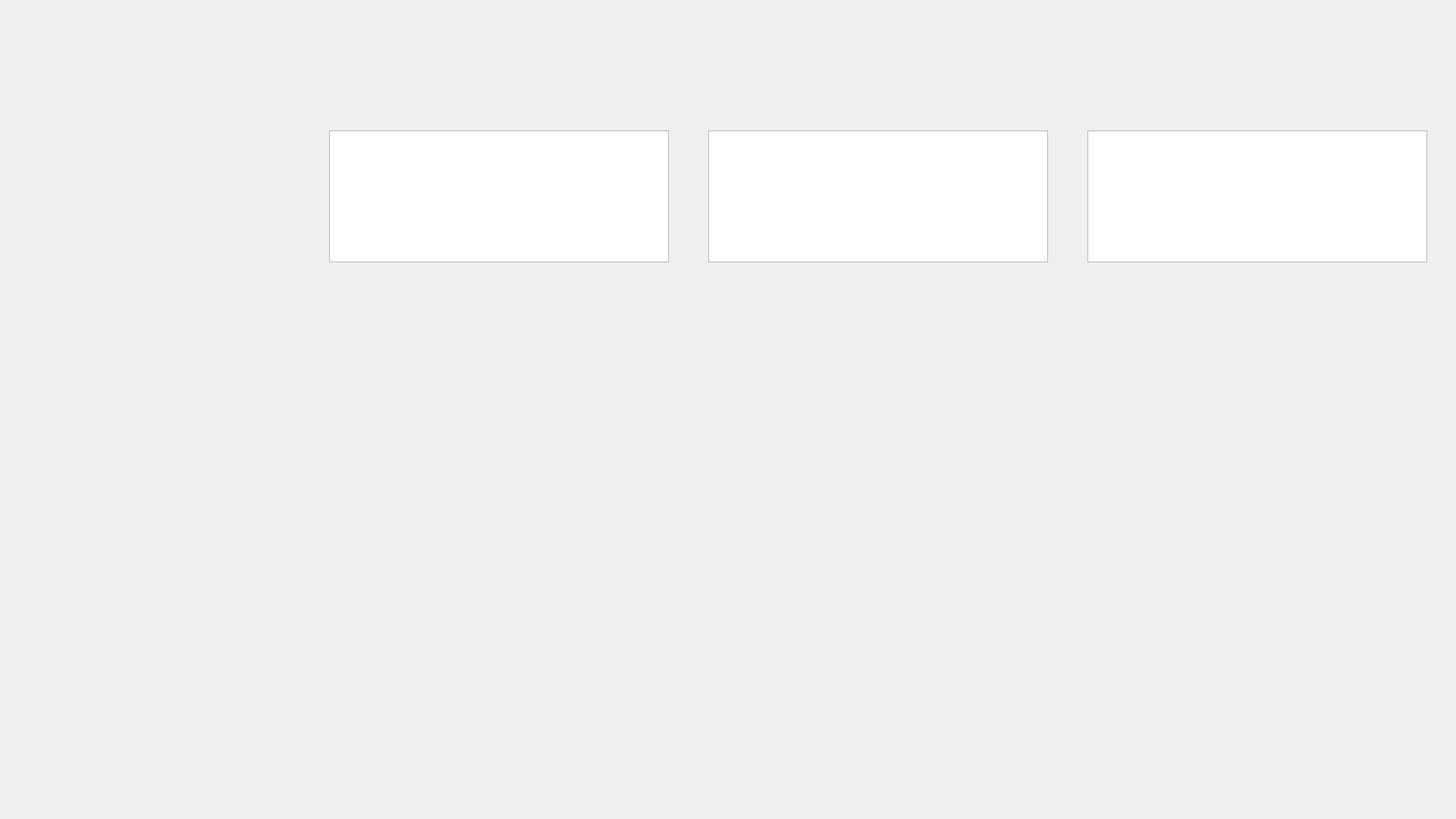
<?xml version='1.0' encoding='UTF-8'?>
<ui version="4.0">
 <class>MaxiSynoptic</class>
 <widget class="QWidget" name="MaxiSynoptic">
  <property name="geometry">
   <rect>
    <x>0</x>
    <y>0</y>
    <width>1920</width>
    <height>1080</height>
   </rect>
  </property>
  <property name="windowTitle">
   <string>MAXI synoptic</string>
  </property>
  <widget class="PyDMDrawingImage" name="background">
   <property name="geometry">
    <rect>
     <x>0</x>
     <y>0</y>
     <width>1920</width>
     <height>1080</height>
    </rect>
   </property>
   <property name="filename" stdset="0">
    <string>assets/background.svg</string>
   </property>
  </widget>
  <widget class="PyDMDrawingCircle" name="chamber">
   <property name="geometry">
    <rect>
     <x>495</x>
     <y>389</y>
     <width>326</width>
     <height>326</height>
    </rect>
   </property>
   <property name="channel" stdset="0">
    <string>${maxi_vac_pressure}</string>
   </property>
   <property name="brush" stdset="0">
    <brush brushstyle="SolidPattern">
     <color alpha="255">
      <red>107</red>
      <green>116</green>
      <blue>128</blue>
     </color>
    </brush>
   </property>
   <property name="penStyle" stdset="0">
    <enum>Qt::SolidLine</enum>
   </property>
   <property name="penColor" stdset="0">
    <color alpha="255">
     <red>170</red>
     <green>180</green>
     <blue>191</blue>
    </color>
   </property>
   <property name="penWidth" stdset="0">
    <double>3.0</double>
   </property>
   <property name="rules" stdset="0">
    <string>[{"name": "pressure bands", "property": "Set Brush Color", "initial_value": "", "expression": "QColor('#4fae7b') if ch[0] &lt;= 5e-6 else (QColor('#d6a544') if ch[0] &lt;= 700 else QColor('#6b7480'))", "channels": [{"channel": "${maxi_vac_pressure}", "trigger": true, "use_enum": false}], "notes": ""}]</string>
   </property>
  </widget>
  <widget class="PyDMDrawingRectangle" name="detector">
   <property name="geometry">
    <rect>
     <x>81</x>
     <y>449</y>
     <width>242</width>
     <height>206</height>
    </rect>
   </property>
   <property name="channel" stdset="0">
    <string>${detector_temp}</string>
   </property>
   <property name="brush" stdset="0">
    <brush brushstyle="SolidPattern">
     <color alpha="255">
      <red>107</red>
      <green>116</green>
      <blue>128</blue>
     </color>
    </brush>
   </property>
   <property name="penStyle" stdset="0">
    <enum>Qt::SolidLine</enum>
   </property>
   <property name="penColor" stdset="0">
    <color alpha="255">
     <red>170</red>
     <green>180</green>
     <blue>191</blue>
    </color>
   </property>
   <property name="penWidth" stdset="0">
    <double>3.0</double>
   </property>
   <property name="rules" stdset="0">
    <string>[{"name": "cold", "property": "Set Brush Color", "initial_value": "", "expression": "QColor('#4b8fc4') if ch[0] &lt;= 15 else QColor('#6b7480')", "channels": [{"channel": "${detector_temp}", "trigger": true, "use_enum": false}], "notes": ""}]</string>
   </property>
  </widget>
  <widget class="PyDMDrawingRectangle" name="diffpump">
   <property name="geometry">
    <rect>
     <x>1537</x>
     <y>431</y>
     <width>241</width>
     <height>241</height>
    </rect>
   </property>
   <property name="channel" stdset="0">
    <string>${diff_vac_pressure}</string>
   </property>
   <property name="brush" stdset="0">
    <brush brushstyle="SolidPattern">
     <color alpha="255">
      <red>107</red>
      <green>116</green>
      <blue>128</blue>
     </color>
    </brush>
   </property>
   <property name="penStyle" stdset="0">
    <enum>Qt::SolidLine</enum>
   </property>
   <property name="penColor" stdset="0">
    <color alpha="255">
     <red>170</red>
     <green>180</green>
     <blue>191</blue>
    </color>
   </property>
   <property name="penWidth" stdset="0">
    <double>2.5</double>
   </property>
   <property name="rules" stdset="0">
    <string>[{"name": "pressure bands", "property": "Set Brush Color", "initial_value": "", "expression": "QColor('#4fae7b') if ch[0] &lt;= 1e-7 else (QColor('#d6a544') if ch[0] &lt;= 1e-6 else (QColor('#cf5b5b') if ch[0] &lt;= 700 else QColor('#6b7480')))", "channels": [{"channel": "${diff_vac_pressure}", "trigger": true, "use_enum": false}], "notes": ""}]</string>
   </property>
  </widget>
  <widget class="PyDMEmbeddedDisplay" name="valve">
   <property name="geometry">
    <rect>
     <x>1310</x>
     <y>442</y>
     <width>196</width>
     <height>184</height>
    </rect>
   </property>
   <property name="frameShape">
    <enum>QFrame::NoFrame</enum>
   </property>
   <property name="macros" stdset="0">
    <string>{"ch": "${valve_state}"}</string>
   </property>
   <property name="filename" stdset="0">
    <string>valve.ui</string>
   </property>
  </widget>
  <widget class="PyDMEmbeddedDisplay" name="shutter">
   <property name="geometry">
    <rect>
     <x>1094</x>
     <y>432</y>
     <width>128</width>
     <height>214</height>
    </rect>
   </property>
   <property name="frameShape">
    <enum>QFrame::NoFrame</enum>
   </property>
   <property name="macros" stdset="0">
    <string>{"ch": "${shutter_open}"}</string>
   </property>
   <property name="filename" stdset="0">
    <string>shutter.ui</string>
   </property>
  </widget>
  <widget class="PyDMDrawingImage" name="foreground">
   <property name="geometry">
    <rect>
     <x>0</x>
     <y>0</y>
     <width>1920</width>
     <height>1080</height>
    </rect>
   </property>
   <property name="filename" stdset="0">
    <string>assets/foreground.svg</string>
   </property>
  </widget>
  <widget class="PyDMLabel" name="DIODE_current_value">
   <property name="geometry">
    <rect>
     <x>434</x>
     <y>834</y>
     <width>219</width>
     <height>56</height>
    </rect>
   </property>
   <property name="channel" stdset="0">
    <string>${diode_current}</string>
   </property>
   <property name="alignment">
    <set>Qt::AlignCenter</set>
   </property>
   <property name="showUnits" stdset="0">
    <bool>true</bool>
   </property>
   <property name="alarmSensitiveBorder" stdset="0">
    <bool>true</bool>
   </property>
   <property name="alarmSensitiveContent" stdset="0">
    <bool>false</bool>
   </property>
   <property name="displayFormat" stdset="0">
    <enum>PyDMLabel::Exponential</enum>
   </property>
   <property name="precisionFromPV" stdset="0">
    <bool>false</bool>
   </property>
   <property name="precision" stdset="0">
    <number>3</number>
   </property>
  </widget>
  <widget class="PyDMLabel" name="DIODE_amplification_value">
   <property name="geometry">
    <rect>
     <x>663</x>
     <y>834</y>
     <width>219</width>
     <height>56</height>
    </rect>
   </property>
   <property name="channel" stdset="0">
    <string>calc://diode_amplification?x=${diode_amplification_calc}&amp;expr=10**x</string>
   </property>
   <property name="alignment">
    <set>Qt::AlignCenter</set>
   </property>
   <property name="showUnits" stdset="0">
    <bool>false</bool>
   </property>
   <property name="alarmSensitiveBorder" stdset="0">
    <bool>true</bool>
   </property>
   <property name="alarmSensitiveContent" stdset="0">
    <bool>false</bool>
   </property>
   <property name="displayFormat" stdset="0">
    <enum>PyDMLabel::Exponential</enum>
   </property>
   <property name="precisionFromPV" stdset="0">
    <bool>false</bool>
   </property>
   <property name="precision" stdset="0">
    <number>0</number>
   </property>
  </widget>
  <widget class="PyDMLabel" name="DIODE_encoder_value">
   <property name="geometry">
    <rect>
     <x>434</x>
     <y>928</y>
     <width>219</width>
     <height>56</height>
    </rect>
   </property>
   <property name="channel" stdset="0">
    <string>${diode_encoder}</string>
   </property>
   <property name="alignment">
    <set>Qt::AlignCenter</set>
   </property>
   <property name="showUnits" stdset="0">
    <bool>true</bool>
   </property>
   <property name="alarmSensitiveBorder" stdset="0">
    <bool>true</bool>
   </property>
   <property name="alarmSensitiveContent" stdset="0">
    <bool>false</bool>
   </property>
  </widget>
  <widget class="PyDMLabel" name="MAXI_VAC_pressure_value">
   <property name="geometry">
    <rect>
     <x>434</x>
     <y>102</y>
     <width>219</width>
     <height>56</height>
    </rect>
   </property>
   <property name="channel" stdset="0">
    <string>${maxi_vac_pressure}</string>
   </property>
   <property name="alignment">
    <set>Qt::AlignCenter</set>
   </property>
   <property name="showUnits" stdset="0">
    <bool>true</bool>
   </property>
   <property name="alarmSensitiveBorder" stdset="0">
    <bool>true</bool>
   </property>
   <property name="alarmSensitiveContent" stdset="0">
    <bool>false</bool>
   </property>
   <property name="displayFormat" stdset="0">
    <enum>PyDMLabel::Exponential</enum>
   </property>
   <property name="precisionFromPV" stdset="0">
    <bool>false</bool>
   </property>
   <property name="precision" stdset="0">
    <number>2</number>
   </property>
  </widget>
  <widget class="PyDMLabel" name="MAXI_VAC_roughing_pressure_value">
   <property name="geometry">
    <rect>
     <x>663</x>
     <y>102</y>
     <width>219</width>
     <height>56</height>
    </rect>
   </property>
   <property name="channel" stdset="0">
    <string>${maxi_vac_roughing_pressure}</string>
   </property>
   <property name="alignment">
    <set>Qt::AlignCenter</set>
   </property>
   <property name="showUnits" stdset="0">
    <bool>true</bool>
   </property>
   <property name="alarmSensitiveBorder" stdset="0">
    <bool>true</bool>
   </property>
   <property name="alarmSensitiveContent" stdset="0">
    <bool>false</bool>
   </property>
   <property name="displayFormat" stdset="0">
    <enum>PyDMLabel::Exponential</enum>
   </property>
   <property name="precisionFromPV" stdset="0">
    <bool>false</bool>
   </property>
   <property name="precision" stdset="0">
    <number>2</number>
   </property>
  </widget>
  <widget class="PyDMLabel" name="SHUTTER_VAC_pressure_value">
   <property name="geometry">
    <rect>
     <x>934</x>
     <y>102</y>
     <width>219</width>
     <height>56</height>
    </rect>
   </property>
   <property name="channel" stdset="0">
    <string>${shutter_vac_pressure}</string>
   </property>
   <property name="alignment">
    <set>Qt::AlignCenter</set>
   </property>
   <property name="showUnits" stdset="0">
    <bool>true</bool>
   </property>
   <property name="alarmSensitiveBorder" stdset="0">
    <bool>true</bool>
   </property>
   <property name="alarmSensitiveContent" stdset="0">
    <bool>false</bool>
   </property>
   <property name="displayFormat" stdset="0">
    <enum>PyDMLabel::Exponential</enum>
   </property>
   <property name="precisionFromPV" stdset="0">
    <bool>false</bool>
   </property>
   <property name="precision" stdset="0">
    <number>2</number>
   </property>
  </widget>
  <widget class="PyDMLabel" name="SHUTTER_VAC_roughing_pressure_value">
   <property name="geometry">
    <rect>
     <x>1163</x>
     <y>102</y>
     <width>219</width>
     <height>56</height>
    </rect>
   </property>
   <property name="channel" stdset="0">
    <string>${shutter_vac_roughing_pressure}</string>
   </property>
   <property name="alignment">
    <set>Qt::AlignCenter</set>
   </property>
   <property name="showUnits" stdset="0">
    <bool>true</bool>
   </property>
   <property name="alarmSensitiveBorder" stdset="0">
    <bool>true</bool>
   </property>
   <property name="alarmSensitiveContent" stdset="0">
    <bool>false</bool>
   </property>
   <property name="displayFormat" stdset="0">
    <enum>PyDMLabel::Exponential</enum>
   </property>
   <property name="precisionFromPV" stdset="0">
    <bool>false</bool>
   </property>
   <property name="precision" stdset="0">
    <number>2</number>
   </property>
  </widget>
  <widget class="PyDMLabel" name="DIFF_VAC_pressure_value">
   <property name="geometry">
    <rect>
     <x>1434</x>
     <y>102</y>
     <width>219</width>
     <height>56</height>
    </rect>
   </property>
   <property name="channel" stdset="0">
    <string>${diff_vac_pressure}</string>
   </property>
   <property name="alignment">
    <set>Qt::AlignCenter</set>
   </property>
   <property name="showUnits" stdset="0">
    <bool>true</bool>
   </property>
   <property name="alarmSensitiveBorder" stdset="0">
    <bool>true</bool>
   </property>
   <property name="alarmSensitiveContent" stdset="0">
    <bool>false</bool>
   </property>
   <property name="displayFormat" stdset="0">
    <enum>PyDMLabel::Exponential</enum>
   </property>
   <property name="precisionFromPV" stdset="0">
    <bool>false</bool>
   </property>
   <property name="precision" stdset="0">
    <number>2</number>
   </property>
  </widget>
  <widget class="PyDMLabel" name="DIFF_VAC_roughing_pressure_value">
   <property name="geometry">
    <rect>
     <x>1663</x>
     <y>102</y>
     <width>219</width>
     <height>56</height>
    </rect>
   </property>
   <property name="channel" stdset="0">
    <string>${diff_vac_roughing_pressure}</string>
   </property>
   <property name="alignment">
    <set>Qt::AlignCenter</set>
   </property>
   <property name="showUnits" stdset="0">
    <bool>true</bool>
   </property>
   <property name="alarmSensitiveBorder" stdset="0">
    <bool>true</bool>
   </property>
   <property name="alarmSensitiveContent" stdset="0">
    <bool>false</bool>
   </property>
   <property name="displayFormat" stdset="0">
    <enum>PyDMLabel::Exponential</enum>
   </property>
   <property name="precisionFromPV" stdset="0">
    <bool>false</bool>
   </property>
   <property name="precision" stdset="0">
    <number>2</number>
   </property>
  </widget>
  <widget class="PyDMLabel" name="BEAMLINE_status_value">
   <property name="geometry">
    <rect>
     <x>1434</x>
     <y>834</y>
     <width>219</width>
     <height>56</height>
    </rect>
   </property>
   <property name="channel" stdset="0">
    <string>${beamline_status}</string>
   </property>
   <property name="alignment">
    <set>Qt::AlignCenter</set>
   </property>
   <property name="showUnits" stdset="0">
    <bool>true</bool>
   </property>
   <property name="alarmSensitiveBorder" stdset="0">
    <bool>true</bool>
   </property>
   <property name="alarmSensitiveContent" stdset="0">
    <bool>false</bool>
   </property>
  </widget>
  <widget class="PyDMLabel" name="BEAMLINE_energy_value">
   <property name="geometry">
    <rect>
     <x>1663</x>
     <y>834</y>
     <width>219</width>
     <height>56</height>
    </rect>
   </property>
   <property name="channel" stdset="0">
    <string>${beamline_energy}</string>
   </property>
   <property name="alignment">
    <set>Qt::AlignCenter</set>
   </property>
   <property name="showUnits" stdset="0">
    <bool>true</bool>
   </property>
   <property name="alarmSensitiveBorder" stdset="0">
    <bool>true</bool>
   </property>
   <property name="alarmSensitiveContent" stdset="0">
    <bool>false</bool>
   </property>
  </widget>
  <widget class="PyDMLabel" name="BEAMLINE_polarization_value">
   <property name="geometry">
    <rect>
     <x>1434</x>
     <y>928</y>
     <width>219</width>
     <height>56</height>
    </rect>
   </property>
   <property name="channel" stdset="0">
    <string>${beamline_polarization}</string>
   </property>
   <property name="alignment">
    <set>Qt::AlignCenter</set>
   </property>
   <property name="showUnits" stdset="0">
    <bool>true</bool>
   </property>
   <property name="alarmSensitiveBorder" stdset="0">
    <bool>true</bool>
   </property>
   <property name="alarmSensitiveContent" stdset="0">
    <bool>false</bool>
   </property>
  </widget>
  <widget class="PyDMLabel" name="BEAMLINE_exit_slit_value">
   <property name="geometry">
    <rect>
     <x>1663</x>
     <y>928</y>
     <width>219</width>
     <height>56</height>
    </rect>
   </property>
   <property name="channel" stdset="0">
    <string>${beamline_exit_slit}</string>
   </property>
   <property name="alignment">
    <set>Qt::AlignCenter</set>
   </property>
   <property name="showUnits" stdset="0">
    <bool>true</bool>
   </property>
   <property name="alarmSensitiveBorder" stdset="0">
    <bool>true</bool>
   </property>
   <property name="alarmSensitiveContent" stdset="0">
    <bool>false</bool>
   </property>
  </widget>
  <widget class="PyDMLabel" name="DETECTOR_status_value">
   <property name="geometry">
    <rect>
     <x>38</x>
     <y>102</y>
     <width>344</width>
     <height>56</height>
    </rect>
   </property>
   <property name="channel" stdset="0">
    <string>${detector_status}</string>
   </property>
   <property name="alignment">
    <set>Qt::AlignCenter</set>
   </property>
   <property name="showUnits" stdset="0">
    <bool>true</bool>
   </property>
   <property name="alarmSensitiveBorder" stdset="0">
    <bool>true</bool>
   </property>
   <property name="alarmSensitiveContent" stdset="0">
    <bool>false</bool>
   </property>
  </widget>
  <widget class="PyDMLabel" name="DETECTOR_temp_value">
   <property name="geometry">
    <rect>
     <x>38</x>
     <y>196</y>
     <width>344</width>
     <height>56</height>
    </rect>
   </property>
   <property name="channel" stdset="0">
    <string>${detector_temp}</string>
   </property>
   <property name="alignment">
    <set>Qt::AlignCenter</set>
   </property>
   <property name="showUnits" stdset="0">
    <bool>true</bool>
   </property>
   <property name="alarmSensitiveBorder" stdset="0">
    <bool>true</bool>
   </property>
   <property name="alarmSensitiveContent" stdset="0">
    <bool>false</bool>
   </property>
  </widget>
  <widget class="PyDMLabel" name="DETECTOR_temp_setpoint_value">
   <property name="geometry">
    <rect>
     <x>38</x>
     <y>290</y>
     <width>344</width>
     <height>56</height>
    </rect>
   </property>
   <property name="channel" stdset="0">
    <string>${detector_temp_setpoint}</string>
   </property>
   <property name="alignment">
    <set>Qt::AlignCenter</set>
   </property>
   <property name="showUnits" stdset="0">
    <bool>true</bool>
   </property>
   <property name="alarmSensitiveBorder" stdset="0">
    <bool>true</bool>
   </property>
   <property name="alarmSensitiveContent" stdset="0">
    <bool>false</bool>
   </property>
  </widget>
  <widget class="PyDMLabel" name="MAGNET_current_amplitude_value">
   <property name="geometry">
    <rect>
     <x>38</x>
     <y>834</y>
     <width>344</width>
     <height>56</height>
    </rect>
   </property>
   <property name="channel" stdset="0">
    <string>${magnet_current_amplitude}</string>
   </property>
   <property name="alignment">
    <set>Qt::AlignCenter</set>
   </property>
   <property name="showUnits" stdset="0">
    <bool>true</bool>
   </property>
   <property name="alarmSensitiveBorder" stdset="0">
    <bool>true</bool>
   </property>
   <property name="alarmSensitiveContent" stdset="0">
    <bool>false</bool>
   </property>
  </widget>
  <widget class="PyDMLabel" name="MAGNET_current_angle_value">
   <property name="geometry">
    <rect>
     <x>38</x>
     <y>928</y>
     <width>344</width>
     <height>56</height>
    </rect>
   </property>
   <property name="channel" stdset="0">
    <string>${magnet_current_angle}</string>
   </property>
   <property name="alignment">
    <set>Qt::AlignCenter</set>
   </property>
   <property name="showUnits" stdset="0">
    <bool>true</bool>
   </property>
   <property name="alarmSensitiveBorder" stdset="0">
    <bool>true</bool>
   </property>
   <property name="alarmSensitiveContent" stdset="0">
    <bool>false</bool>
   </property>
  </widget>
  <widget class="PyDMLabel" name="SHUTTER_PANEL_mode_value">
   <property name="geometry">
    <rect>
     <x>934</x>
     <y>834</y>
     <width>448</width>
     <height>56</height>
    </rect>
   </property>
   <property name="channel" stdset="0">
    <string>calc://shutter_panel_mode?x=${shutter_panel_mode_calc}&amp;expr={0: 'HW AND SW', 1: 'HW OR SW', 2: 'SW ONLY', 3: 'HW ONLY'}.get(x, 'UNKNOWN')</string>
   </property>
   <property name="alignment">
    <set>Qt::AlignCenter</set>
   </property>
   <property name="showUnits" stdset="0">
    <bool>false</bool>
   </property>
   <property name="alarmSensitiveBorder" stdset="0">
    <bool>true</bool>
   </property>
   <property name="alarmSensitiveContent" stdset="0">
    <bool>false</bool>
   </property>
  </widget>
  <widget class="PyDMLabel" name="SHUTTER_PANEL_status_value">
   <property name="geometry">
    <rect>
     <x>934</x>
     <y>928</y>
     <width>448</width>
     <height>56</height>
    </rect>
   </property>
   <property name="channel" stdset="0">
    <string>${shutter_panel_status}</string>
   </property>
   <property name="alignment">
    <set>Qt::AlignCenter</set>
   </property>
   <property name="showUnits" stdset="0">
    <bool>true</bool>
   </property>
   <property name="alarmSensitiveBorder" stdset="0">
    <bool>true</bool>
   </property>
   <property name="alarmSensitiveContent" stdset="0">
    <bool>false</bool>
   </property>
  </widget>
  <widget class="PyDMTimePlot" name="MAXI_VAC_plot">
   <property name="geometry">
    <rect>
     <x>434</x>
     <y>172</y>
     <width>448</width>
     <height>174</height>
    </rect>
   </property>
   <property name="yAxes" stdset="0">
    <stringlist>
     <string>{"name": "Axis 1", "orientation": "left", "label": " ", "minRange": -9, "maxRange": 3, "autoRange": false, "logMode": true}</string>
    </stringlist>
   </property>
   <property name="curves" stdset="0">
    <stringlist>
     <string>{"channel": "${maxi_vac_pressure}", "name": "pressure", "color": "#d3d9df", "lineStyle": 1, "lineWidth": 2, "symbol": null, "symbolSize": 10, "yAxisName": "Axis 1", "thresholdColor": "white"}</string>
    </stringlist>
   </property>
   <property name="backgroundColor" stdset="0">
    <color alpha="255">
     <red>21</red>
     <green>24</green>
     <blue>28</blue>
    </color>
   </property>
   <property name="axisColor" stdset="0">
    <color alpha="255">
     <red>211</red>
     <green>217</green>
     <blue>223</blue>
    </color>
   </property>
   <property name="showLegend" stdset="0">
    <bool>false</bool>
   </property>
   <property name="updateMode" stdset="0">
    <enum>PyDMTimePlot::AtFixedRate</enum>
   </property>
   <property name="updateInterval" stdset="0">
    <double>1.0</double>
   </property>
   <property name="timeSpan" stdset="0">
    <double>600.0</double>
   </property>
   <property name="maxRedrawRate" stdset="0">
    <number>1</number>
   </property>
  </widget>
  <widget class="PyDMTimePlot" name="SHUTTER_VAC_plot">
   <property name="geometry">
    <rect>
     <x>934</x>
     <y>172</y>
     <width>448</width>
     <height>174</height>
    </rect>
   </property>
   <property name="yAxes" stdset="0">
    <stringlist>
     <string>{"name": "Axis 1", "orientation": "left", "label": " ", "minRange": -9, "maxRange": 3, "autoRange": false, "logMode": true}</string>
    </stringlist>
   </property>
   <property name="curves" stdset="0">
    <stringlist>
     <string>{"channel": "${shutter_vac_pressure}", "name": "pressure", "color": "#d3d9df", "lineStyle": 1, "lineWidth": 2, "symbol": null, "symbolSize": 10, "yAxisName": "Axis 1", "thresholdColor": "white"}</string>
    </stringlist>
   </property>
   <property name="backgroundColor" stdset="0">
    <color alpha="255">
     <red>21</red>
     <green>24</green>
     <blue>28</blue>
    </color>
   </property>
   <property name="axisColor" stdset="0">
    <color alpha="255">
     <red>211</red>
     <green>217</green>
     <blue>223</blue>
    </color>
   </property>
   <property name="showLegend" stdset="0">
    <bool>false</bool>
   </property>
   <property name="updateMode" stdset="0">
    <enum>PyDMTimePlot::AtFixedRate</enum>
   </property>
   <property name="updateInterval" stdset="0">
    <double>1.0</double>
   </property>
   <property name="timeSpan" stdset="0">
    <double>600.0</double>
   </property>
   <property name="maxRedrawRate" stdset="0">
    <number>1</number>
   </property>
  </widget>
  <widget class="PyDMTimePlot" name="DIFF_VAC_plot">
   <property name="geometry">
    <rect>
     <x>1434</x>
     <y>172</y>
     <width>448</width>
     <height>174</height>
    </rect>
   </property>
   <property name="yAxes" stdset="0">
    <stringlist>
     <string>{"name": "Axis 1", "orientation": "left", "label": " ", "minRange": -9, "maxRange": 3, "autoRange": false, "logMode": true}</string>
    </stringlist>
   </property>
   <property name="curves" stdset="0">
    <stringlist>
     <string>{"channel": "${diff_vac_pressure}", "name": "pressure", "color": "#d3d9df", "lineStyle": 1, "lineWidth": 2, "symbol": null, "symbolSize": 10, "yAxisName": "Axis 1", "thresholdColor": "white"}</string>
    </stringlist>
   </property>
   <property name="backgroundColor" stdset="0">
    <color alpha="255">
     <red>21</red>
     <green>24</green>
     <blue>28</blue>
    </color>
   </property>
   <property name="axisColor" stdset="0">
    <color alpha="255">
     <red>211</red>
     <green>217</green>
     <blue>223</blue>
    </color>
   </property>
   <property name="showLegend" stdset="0">
    <bool>false</bool>
   </property>
   <property name="updateMode" stdset="0">
    <enum>PyDMTimePlot::AtFixedRate</enum>
   </property>
   <property name="updateInterval" stdset="0">
    <double>1.0</double>
   </property>
   <property name="timeSpan" stdset="0">
    <double>600.0</double>
   </property>
   <property name="maxRedrawRate" stdset="0">
    <number>1</number>
   </property>
  </widget>
 </widget>
 <customwidgets>
  <customwidget>
   <class>PyDMDrawingCircle</class>
   <extends>QWidget</extends>
   <header>pydm.widgets.drawing</header>
  </customwidget>
  <customwidget>
   <class>PyDMDrawingImage</class>
   <extends>QWidget</extends>
   <header>pydm.widgets.drawing</header>
  </customwidget>
  <customwidget>
   <class>PyDMDrawingRectangle</class>
   <extends>QWidget</extends>
   <header>pydm.widgets.drawing</header>
  </customwidget>
  <customwidget>
   <class>PyDMEmbeddedDisplay</class>
   <extends>QFrame</extends>
   <header>pydm.widgets.embedded_display</header>
  </customwidget>
  <customwidget>
   <class>PyDMLabel</class>
   <extends>QLabel</extends>
   <header>pydm.widgets.label</header>
  </customwidget>
  <customwidget>
   <class>PyDMTimePlot</class>
   <extends>QGraphicsView</extends>
   <header>pydm.widgets.timeplot</header>
  </customwidget>
 </customwidgets>
 <resources />
 <connections />
</ui>
